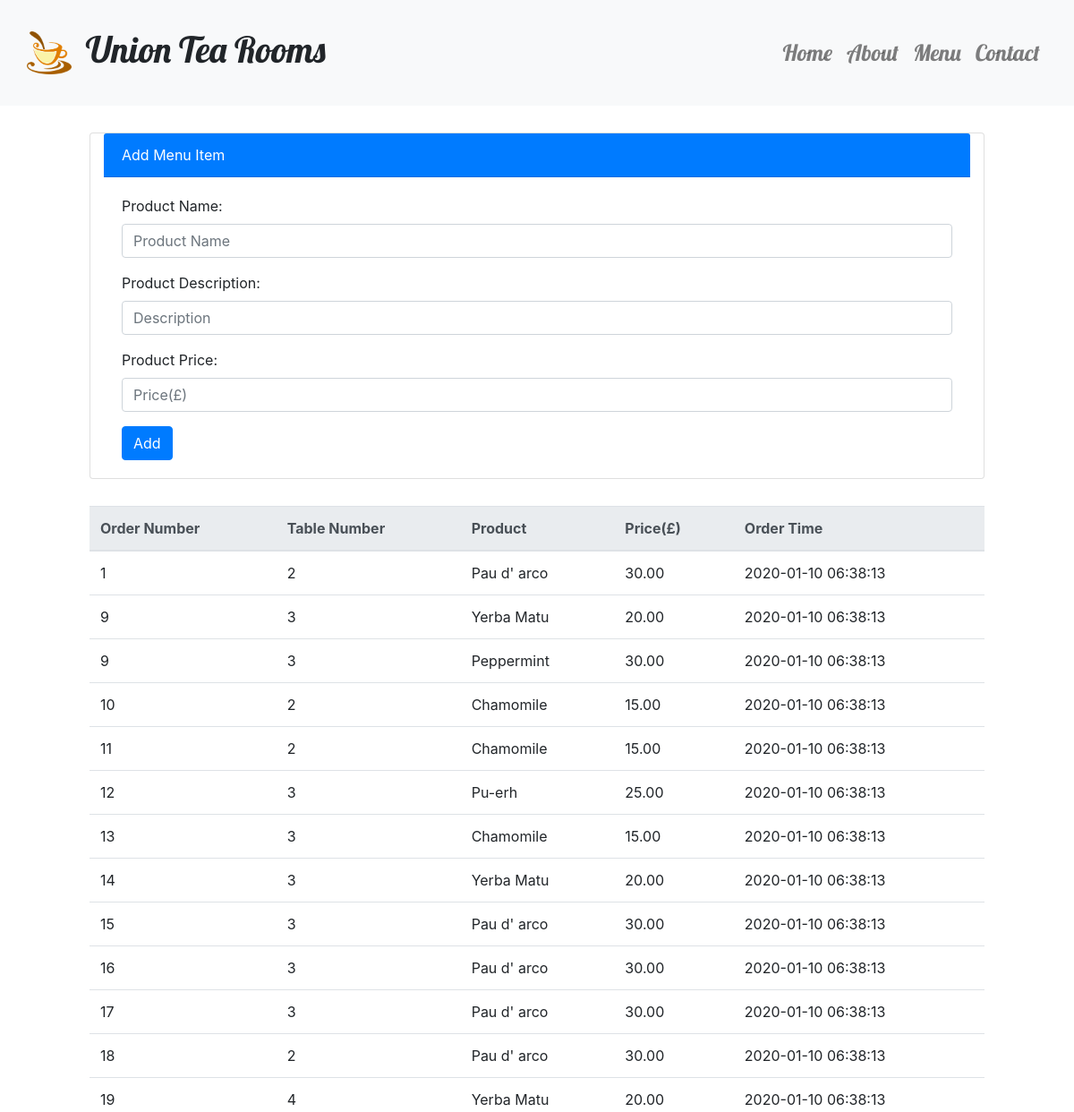
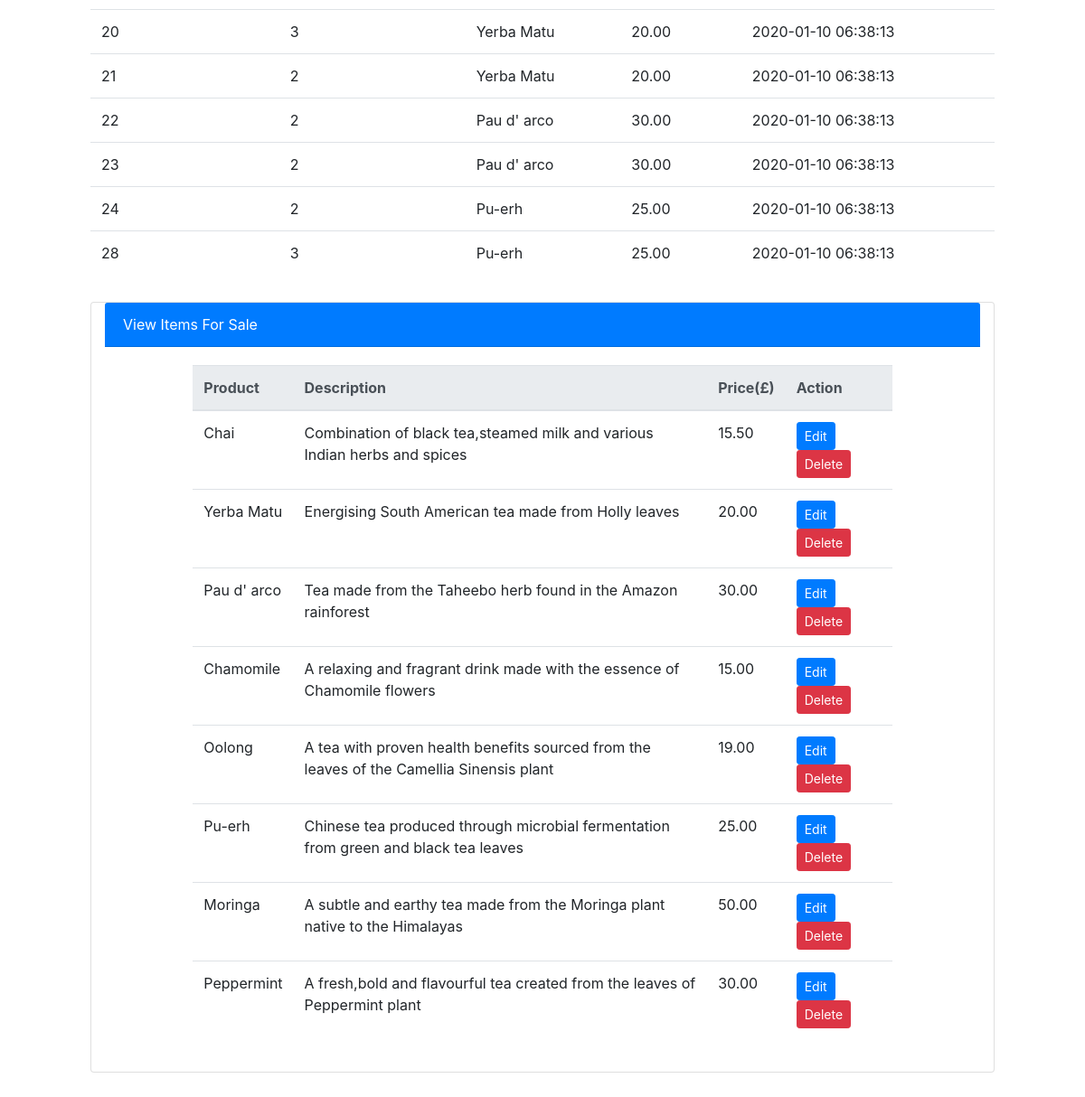
The app's page /admin.php with its own data (2 pictures, top to bottom).
### tables this page shows
CREATE TABLE `product` (
  `ProductId` int(11) NOT NULL,
  `ProductName` varchar(25) NOT NULL,
  `ProductDesc` varchar(255) DEFAULT NULL,
  `ProductPrice` decimal(8,2) NOT NULL,
  `ProductStock` int(11) NOT NULL
);

### src/model/DbContext.php (called while the page is built, shortened)
<?php
include_once 'product.php';
class DBContext
{
    private $db_server = 'Proj-mysql.uopnet.plymouth.ac.uk';
    private $dbUser = 'ISAD251_MJoseph';
    private $dbPassword = 'ISAD251_22216083';
    private $dbDatabase = 'ISAD251_MJoseph';
    private $connection;
    public function __construct(PDO $connection = null)
    {
        $this->connection = $connection;
        try {
            if ($this->connection === null) {
                $this->dataSourceName = 'mysql:dbname=' . $this->dbDatabase . ';host=' . $this->db_server;
                $this->connection = new PDO($this->dataSourceName, $this->dbUser, $this->dbPassword);
                $this->connection->setAttribute(
                    PDO::ATTR_ERRMODE,
                    PDO::ERRMODE_EXCEPTION
                );
            }
        } catch (PDOException $err) {
            echo 'Connection failed: ', $err->getMessage();
        }
    }
    public function Products()
    {
        $sql = "SELECT * FROM `product`";
        $statement = $this->connection->prepare($sql);
        $statement->execute();
        $resultSet = $statement->fetchAll(PDO::FETCH_ASSOC);
        $products = [];
        if ($resultSet) {
            foreach ($resultSet as $row) {
                $product = new product($row['ProductName'], $row['ProductDesc'], $row['ProductPrice'], $row['ProductStock']);
                $product->setID($row['ProductId']);
                $products[] = $product;
            }
        }
        return $products;
    }
    public function runView()
    {
        $sql = "SELECT * FROM `[CustomerOrders]`";
        $statement = $this->connection->prepare($sql);
        $statement->execute();
        $values = $result = $statement->fetchAll(PDO::FETCH_ASSOC);
        return $values;
    }
}
?>

### src/model/product.php (called while the page is built, shortened)
<?php
class product
{
    private $id;
    private $name;
    private $description;
    private $price;
    public function __construct($prod_name,$desc,$prod_price,$amtStock)
    {
        $this->name = $prod_name;
        $this->description = $desc;
        $this->price = $prod_price;
    }
    public function setID($productID)
    {
        $this->id = $productID;
    }
    public function getID()
    {
        return $this->id;
    }
    public function getName()
    {
        return $this->name;
    }
    public function getDescription()
    {
        return $this->description;
    }
    public function getPrice()
    {
        return $this->price;
    }
}

### public/admin.php (the view, shortened to what this page needs)
<?php
include_once 'header.php';
include_once '../src/model/DbContext.php';
include_once '../src/model/product.php';
if(!isset($db)){
    $db = new DBContext();
}
$showView = $db->runView();
$productList = $db->Products();
?>
<!DOCTYPE html>
<head>
</head>
<body>
<div class="card col-md-10 mx-auto" style="margin-top:30px; margin-bottom: 30px;">
    <div class="card-header bg-primary text-white">
        Add Menu Item
    </div>
    <div class="card-body">
        <form method="post" action="<?php echo $_SERVER['PHP_SELF']; ?>">
            <div class="form-group">
                <label for="productName">Product Name:</label>
                <input type="text" class="form-control" name="product-name" id="order" placeholder="Product Name" required>
            </div>
            <div class="form-group">
                <label for="productDescription">Product Description:</label>
                <input type="text" class="form-control" name="product-description" id="order" placeholder="Description" required>
            </div>
            <div class="form-group">
                <label for="productPrice">Product Price:</label>
                <input type="number" step="0.01" min="0" class="form-control inputValidation" name="product-price" id="order" placeholder="Price(£)" required>
            </div>
            <button type="submit" class="btn btn-primary" name="add_new_item">Add</button>
        </form>
    </div>
</div>
<table class="table col-sm-10 mx-auto">
    <thead class="thead-light">
    <tr>
        <th scope="col">Order Number</th>
        <th scope="col">Table Number</th>
        <th scope="col">Product</th>
        <th scope="col">Price(£)</th>
        <th scopre="col">Order Time</th>
    </tr>
    </thead>
    <tbody>
    <?php foreach($showView as $viewItem): ?>
        <tr>
            <td><?php echo $viewItem['OrderId'] ?></td>
            <td><?php echo $viewItem['TableNo'] ?></td>
            <td><?php echo $viewItem['ProductName'] ?></td>
            <td><?php echo $viewItem['ProductPrice'] ?></td>
            <td><?php echo $viewItem['OrderTime'] ?></td>
        </tr>
    <?php endforeach; ?>
    </tbody>
</table>
<div class="card col-md-10 mx-auto" style="margin-top:30px; margin-bottom: 30px;">
    <div class="card-header bg-primary text-white">
        View Items For Sale
    </div>
    <div class="card-body">
        <form method="post" action="<?php echo $_SERVER['PHP_SELF']; ?>">
            <table class="table col-sm-10 mx-auto">
                <thead class="thead-light">
                <tr>
                    <th scope="col">Product</th>
                    <th scope="col">Description</th>
                    <th scope="col">Price(£)</th>
                    <th scopre="col">Action</th>
                </tr>
                </thead>
                <tbody>
                <?php foreach($productList as $product): ?>
                    <tr>
                        <td><?php echo $product->getName() ?></td>
                        <td><?php echo $product->getDescription() ?></td>
                        <td><?php echo $product->getPrice() ?></td>
                        <td><a class='btn btn-sm btn-primary' href="edit.php?id=<?php echo $product->getID() ?>">Edit</a> &nbsp;
                            <a class='btn btn-sm btn-danger' href="admin.php?delete=<?php echo $product->getID() ?>">Delete</a>
                        </td>
                    </tr>
                <?php endforeach; ?>
                </tbody>
            </table>
        </form>
    </div>
</div>
</body>
</html>

### public/header.php (shortened to what this page needs)
<!DOCTYPE html>
<html lang="en">
<head>
    <link rel="stylesheet" href="https://maxcdn.bootstrapcdn.com/bootstrap/4.3.1/css/bootstrap.min.css">
    <link rel="stylesheet" href="https://unpkg.com/leaflet@1.5.1/dist/leaflet.css"
/>
    <link rel="stylesheet" href="../assets/css/header.css">
</head>
<body>
<nav class="navbar navbar-expand-md sticky-top navbar-light bg-light" id="navigation">
    <a class="navbar-brand" href="#">
        <img src="../assets/img/logo.png" alt="Logo" id="logo">
    </a>
    <h1 id="business-name">Union Tea Rooms</h1>
    <div class="collapse navbar-collapse" id="collapsibleNavbar">
        <ul class="navbar-nav ml-auto">
            <li class="nav-item">
                <a class="nav-link" href="index.php#home">Home</a>
            </li>
            <li class="nav-item">
                <a class="nav-link" href="index.php#about">About</a>
            </li>
            <li class="nav-item">
                <a class="nav-link" href="index.php#menu">Menu</a>
            </li>
            <li class="nav-item">
                <a class="nav-link" href="index.php#contact">Contact</a>
            </li>
        </ul>
    </div>
</nav>

### assets/css/header.css (style rules this page uses)
#logo { width:50px; }
#navigation { padding:30px; }
#business-name { text-align: center; font-family: Lobster,cursive; }
#collapsibleNavbar { font-family: 'Lobster', cursive; font-size: 25px; }

### records on screen
product: ProductName "Chai", ProductDesc "Combination of black tea,steamed milk and various Indian herbs and spices", ProductPrice "15.50"
product: ProductName "Yerba Matu", ProductDesc "Energising South American tea made from Holly leaves", ProductPrice "20.00"
product: ProductName "Pau d' arco", ProductDesc "Tea made from the Taheebo herb found in the Amazon rainforest", ProductPrice "30.00"
product: ProductName "Chamomile", ProductDesc "A relaxing and fragrant drink made with the essence of Chamomile flowers", ProductPrice "15.00"
product: ProductName "Oolong", ProductDesc "A tea with proven health benefits sourced from the leaves of the Camellia Sinensis plant", ProductPrice "19.00"
product: ProductName "Pu-erh", ProductDesc "Chinese tea produced through microbial fermentation from green and black tea leaves", ProductPrice "25.00"
product: ProductName "Moringa", ProductDesc "A subtle and earthy tea made from the Moringa plant native to the Himalayas", ProductPrice "50.00"
product: ProductName "Peppermint", ProductDesc "A fresh,bold and flavourful tea created from the leaves of Peppermint plant", ProductPrice "30.00"

### other values on screen
$viewItem['OrderId'] "1"
$viewItem['TableNo'] "2"
$viewItem['ProductName'] "Pau d' arco"
$viewItem['ProductPrice'] "30.00"
$viewItem['OrderTime'] "2020-01-10 06:38:13"
$viewItem['OrderId'] "9"
$viewItem['TableNo'] "3"
$viewItem['ProductName'] "Yerba Matu"
$viewItem['ProductPrice'] "20.00"
$viewItem['ProductName'] "Peppermint"
$viewItem['OrderId'] "10"
$viewItem['ProductName'] "Chamomile"
$viewItem['ProductPrice'] "15.00"
$viewItem['OrderId'] "11"
$viewItem['OrderId'] "12"
